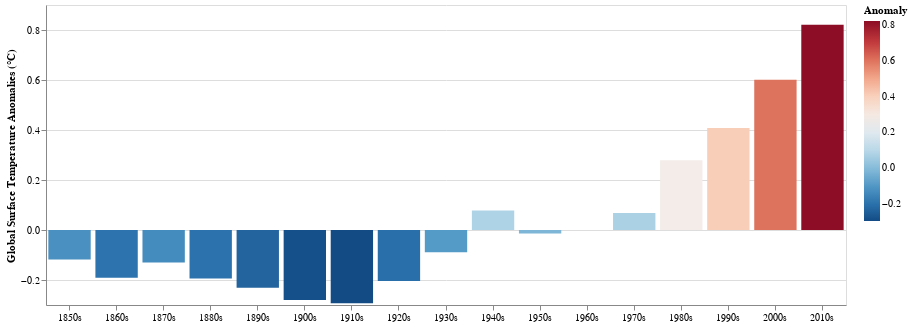

The code cell stored with this chart in its notebook:
### Markdown cell above
## Adjust axes

### Code cell
# Modify the chart encoding to adjust the x-axis and y-axis
chart = chart.encode(
    # Encoding for the x-axis
    x=alt.X(
        'Decade:O',  # Treat 'Decade' as an ordinal (O) data type
        axis=alt.Axis(
            title='',  # Remove the title from the x-axis
            labelAngle=0,  # Set the angle of the x-axis labels to 0 degrees (horizontal)
            labelExpr="datum.value + 's'",  # Add 's' to the end of each decade label (e.g., '1990' becomes '1990s')
        )
    ),
    # Encoding for the y-axis
    y=alt.Y(
        'Anomaly',  # Use 'Anomaly' for the y-axis
        title='Global Surface Temperature Anomalies (°C)'  # Set the title for the y-axis
    ),
    # Encoding for the color of the bars
    color=alt.Color(
        'Anomaly',  # Use 'Anomaly' to determine the color of the bars
        scale=alt.Scale(
            scheme='redblue',  # Use the 'redblue' color scheme
            reverse=True  # Reverse the color scale (so higher anomalies are red and lower are blue)
        )
    )
)

# Display the chart
chart

### Figure 1 — Vega-Lite specification as saved in the notebook (floating-point values rounded to 4 significant figures; data arrays with more than 128 entries replaced by an {"elided": "..."} marker saying what was removed)
{"config": {"view": {"continuousWidth": 300, "continuousHeight": 300}}, "data": {"name": "data-b45104b8f60ce39e9401a791c4371e52"}, "mark": {"type": "bar"}, "encoding": {"color": {"field": "Anomaly", "scale": {"reverse": true, "scheme": "redblue"}, "type": "quantitative"}, "x": {"axis": {"labelAngle": 0, "labelExpr": "datum.value + 's'", "title": ""}, "field": "Decade", "type": "ordinal"}, "y": {"field": "Anomaly", "title": "Global Surface Temperature Anomalies (°C)", "type": "quantitative"}}, "transform": [{"filter": "year(datum.Date) < 2020"}, {"calculate": "(year(datum.Date) - year(datum.Date) % 10)", "as": "Decade"}, {"aggregate": [{"op": "mean", "field": "Anomaly", "as": "Anomaly"}], "groupby": ["Decade"]}], "width": 800, "$schema": "https://vega.github.io/schema/vega-lite/v5.17.0.json", "datasets": {"data-b45104b8f60ce39e9401a791c4371e52": {"elided": "2092 records"}}}
